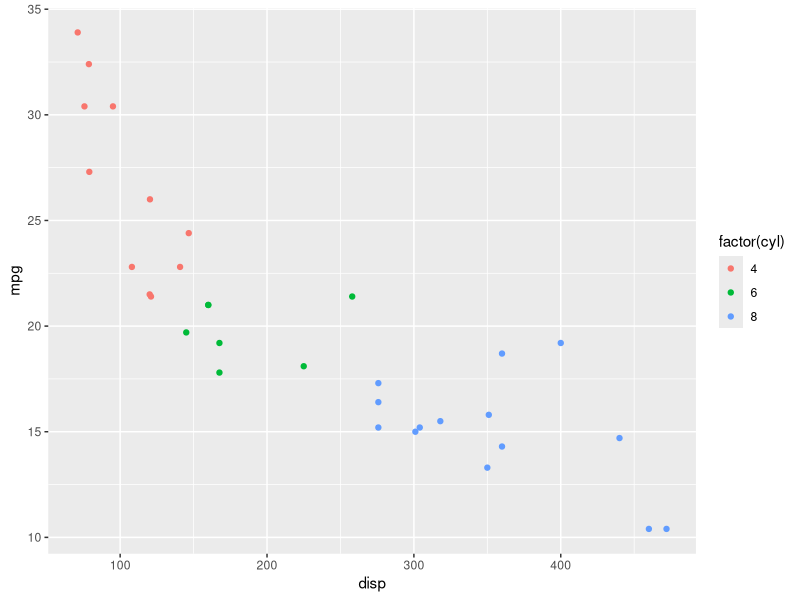
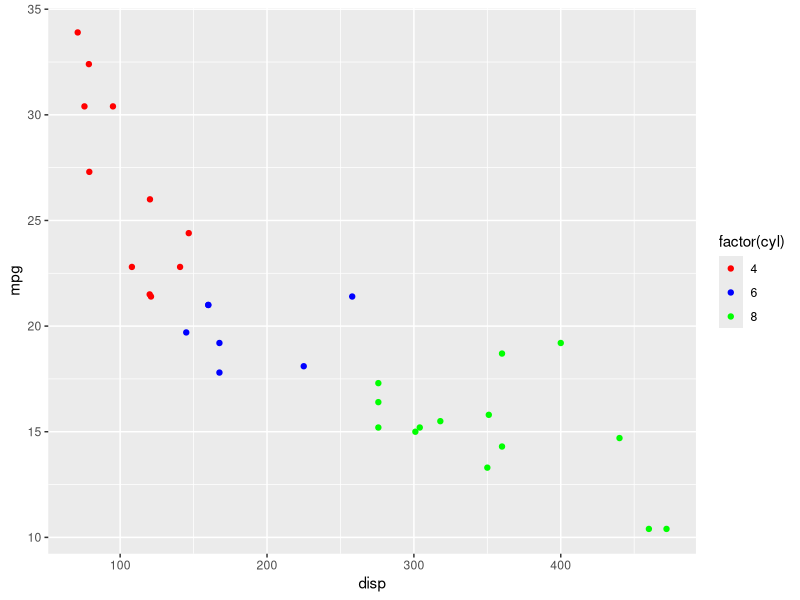
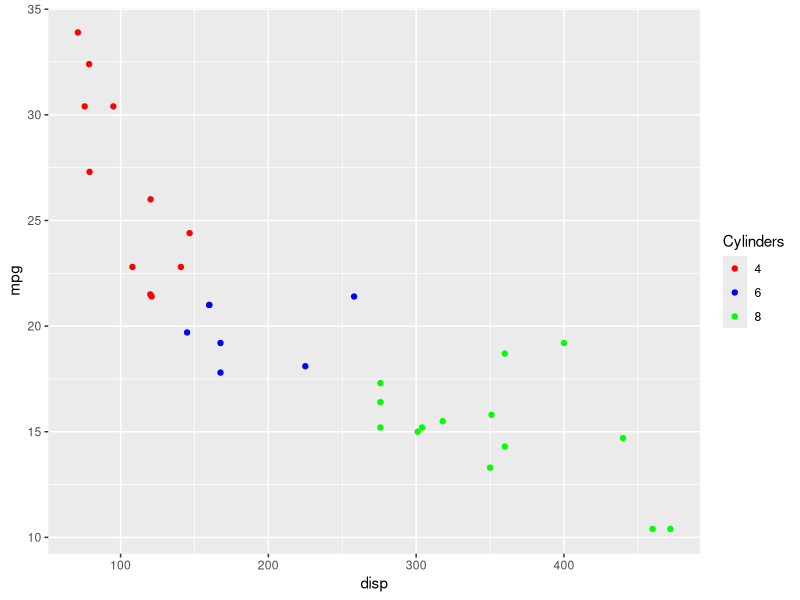
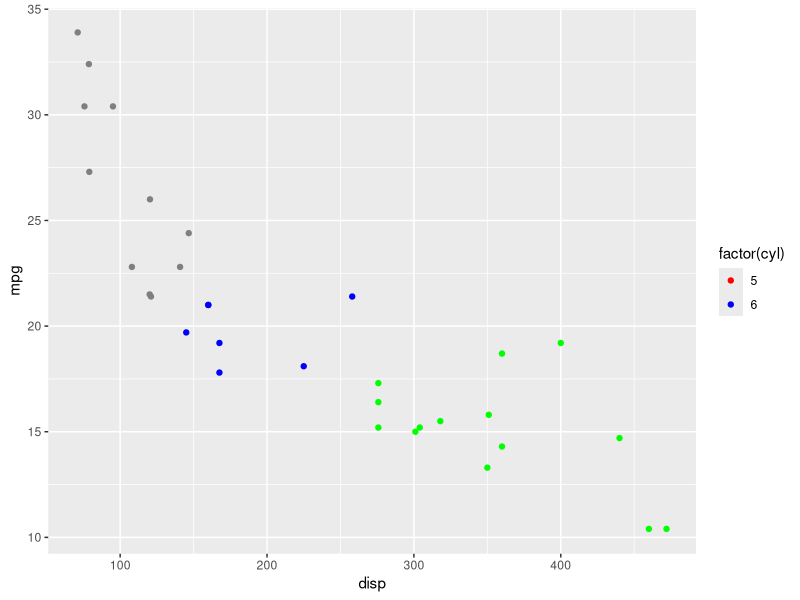
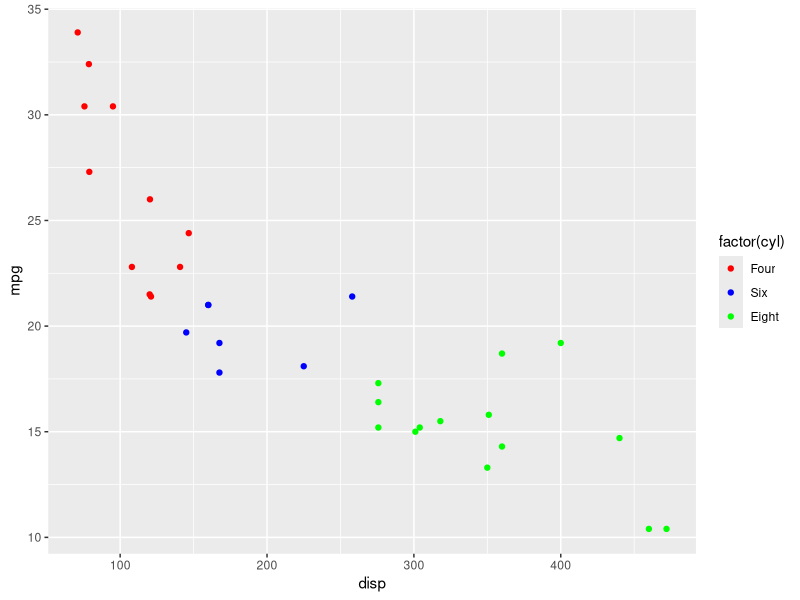
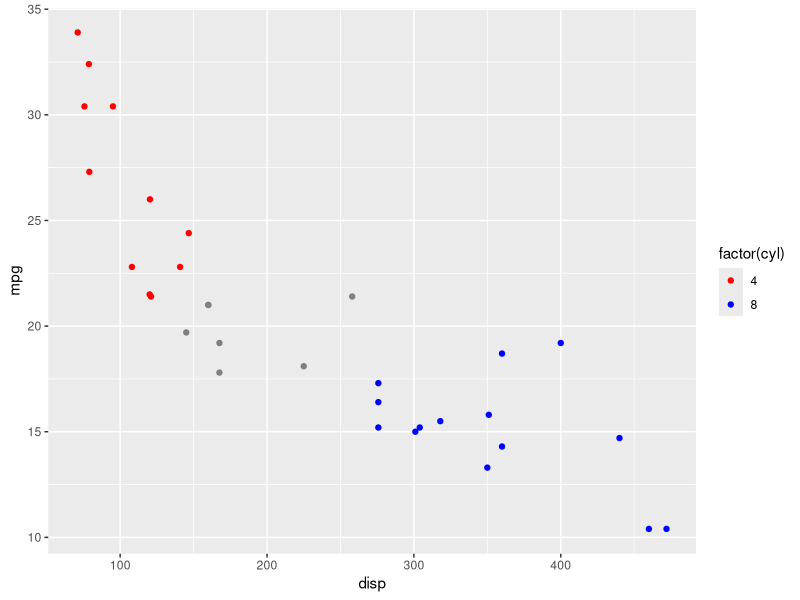
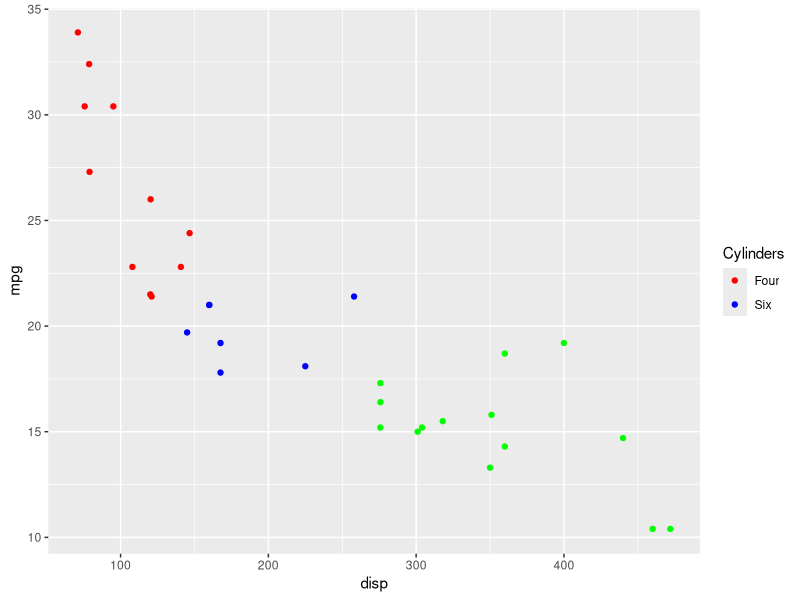

Here is the R script that generated these plots, in order:
## ---- chunk 1
library(ggplot2)
library(dplyr)
library(tidyr)
## ---- chunk 2
ggplot(mtcars) +
  geom_point(aes(disp, mpg, color = factor(cyl)))
## ---- chunk 3
ggplot(mtcars) +
  geom_point(aes(disp, mpg, color = factor(cyl))) +
  scale_color_manual(values = c("red", "blue", "green"))
## ---- chunk 4
ggplot(mtcars) +
  geom_point(aes(disp, mpg, color = factor(cyl))) +
  scale_color_manual(name = "Cylinders", 
    values = c("red", "blue", "green"))
## ---- chunk 5
ggplot(mtcars) +
  geom_point(aes(disp, mpg, color = factor(cyl))) +
  scale_color_manual(values = c("red", "blue", "green"),
    limits = c(5, 6, 8))
## ---- chunk 6
ggplot(mtcars) +
  geom_point(aes(disp, mpg, color = factor(cyl))) +
  scale_color_manual(values = c("red", "blue", "green"),
    labels = c('Four', 'Six', 'Eight'))
## ---- chunk 7
ggplot(mtcars) +
  geom_point(aes(disp, mpg, color = factor(cyl))) +
  scale_color_manual(values = c("red", "blue", "green"),
    breaks = c(4, 8))
## ---- chunk 8
ggplot(mtcars) +
  geom_point(aes(disp, mpg, color = factor(cyl))) +
  scale_color_manual(name = "Cylinders", values = c("red", "blue", "green"),
    labels = c('Four', 'Six', 'Eight'), limits = c(4, 6, 8), breaks = c(4, 6, 8))
